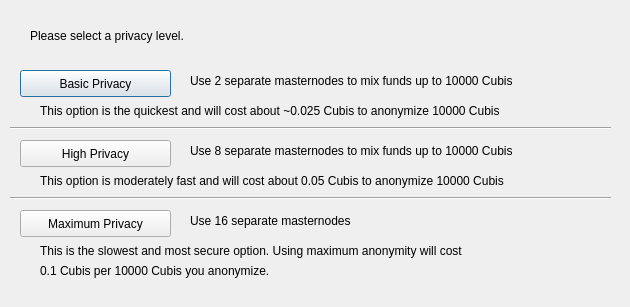
<?xml version="1.0" encoding="UTF-8"?>
<ui version="4.0">
 <class>ObfuscationConfig</class>
 <widget class="QDialog" name="ObfuscationConfig">
  <property name="geometry">
   <rect>
    <x>0</x>
    <y>0</y>
    <width>630</width>
    <height>307</height>
   </rect>
  </property>
  <property name="windowTitle">
   <string>Configure Obfuscation</string>
  </property>
  <widget class="QPushButton" name="buttonBasic">
   <property name="geometry">
    <rect>
     <x>20</x>
     <y>70</y>
     <width>151</width>
     <height>27</height>
    </rect>
   </property>
   <property name="text">
    <string>Basic Privacy</string>
   </property>
  </widget>
  <widget class="QPushButton" name="buttonHigh">
   <property name="geometry">
    <rect>
     <x>20</x>
     <y>140</y>
     <width>151</width>
     <height>27</height>
    </rect>
   </property>
   <property name="text">
    <string>High Privacy</string>
   </property>
  </widget>
  <widget class="QPushButton" name="buttonMax">
   <property name="geometry">
    <rect>
     <x>20</x>
     <y>210</y>
     <width>151</width>
     <height>27</height>
    </rect>
   </property>
   <property name="text">
    <string>Maximum Privacy</string>
   </property>
  </widget>
  <widget class="QLabel" name="label">
   <property name="geometry">
    <rect>
     <x>30</x>
     <y>20</y>
     <width>571</width>
     <height>31</height>
    </rect>
   </property>
   <property name="text">
    <string>Please select a privacy level.</string>
   </property>
  </widget>
  <widget class="QLabel" name="label_2">
   <property name="geometry">
    <rect>
     <x>190</x>
     <y>70</y>
     <width>421</width>
     <height>21</height>
    </rect>
   </property>
   <property name="text">
    <string>Use 2 separate masternodes to mix funds up to 10000 Cubis</string>
   </property>
  </widget>
  <widget class="QLabel" name="label_3">
   <property name="geometry">
    <rect>
     <x>190</x>
     <y>140</y>
     <width>411</width>
     <height>21</height>
    </rect>
   </property>
   <property name="text">
    <string>Use 8 separate masternodes to mix funds up to 10000 Cubis</string>
   </property>
  </widget>
  <widget class="QLabel" name="label_4">
   <property name="geometry">
    <rect>
     <x>190</x>
     <y>210</y>
     <width>421</width>
     <height>21</height>
    </rect>
   </property>
   <property name="text">
    <string>Use 16 separate masternodes</string>
   </property>
  </widget>
  <widget class="QLabel" name="label_6">
   <property name="geometry">
    <rect>
     <x>40</x>
     <y>100</y>
     <width>561</width>
     <height>21</height>
    </rect>
   </property>
   <property name="text">
    <string>This option is the quickest and will cost about ~0.025 Cubis to anonymize 10000 Cubis</string>
   </property>
  </widget>
  <widget class="QLabel" name="label_7">
   <property name="geometry">
    <rect>
     <x>40</x>
     <y>170</y>
     <width>561</width>
     <height>21</height>
    </rect>
   </property>
   <property name="text">
    <string>This option is moderately fast and will cost about 0.05 Cubis to anonymize 10000 Cubis</string>
   </property>
  </widget>
  <widget class="QLabel" name="label_8">
   <property name="geometry">
    <rect>
     <x>40</x>
     <y>240</y>
     <width>561</width>
     <height>21</height>
    </rect>
   </property>
   <property name="text">
    <string>This is the slowest and most secure option. Using maximum anonymity will cost</string>
   </property>
  </widget>
  <widget class="QLabel" name="label_9">
   <property name="geometry">
    <rect>
     <x>40</x>
     <y>260</y>
     <width>561</width>
     <height>21</height>
    </rect>
   </property>
   <property name="text">
    <string>0.1 Cubis per 10000 Cubis you anonymize.</string>
   </property>
  </widget>
  <widget class="Line" name="line">
   <property name="geometry">
    <rect>
     <x>10</x>
     <y>120</y>
     <width>601</width>
     <height>16</height>
    </rect>
   </property>
   <property name="orientation">
    <enum>Qt::Horizontal</enum>
   </property>
  </widget>
  <widget class="Line" name="line_2">
   <property name="geometry">
    <rect>
     <x>10</x>
     <y>190</y>
     <width>601</width>
     <height>16</height>
    </rect>
   </property>
   <property name="orientation">
    <enum>Qt::Horizontal</enum>
   </property>
  </widget>
 </widget>
 <resources/>
 <connections/>
</ui>
